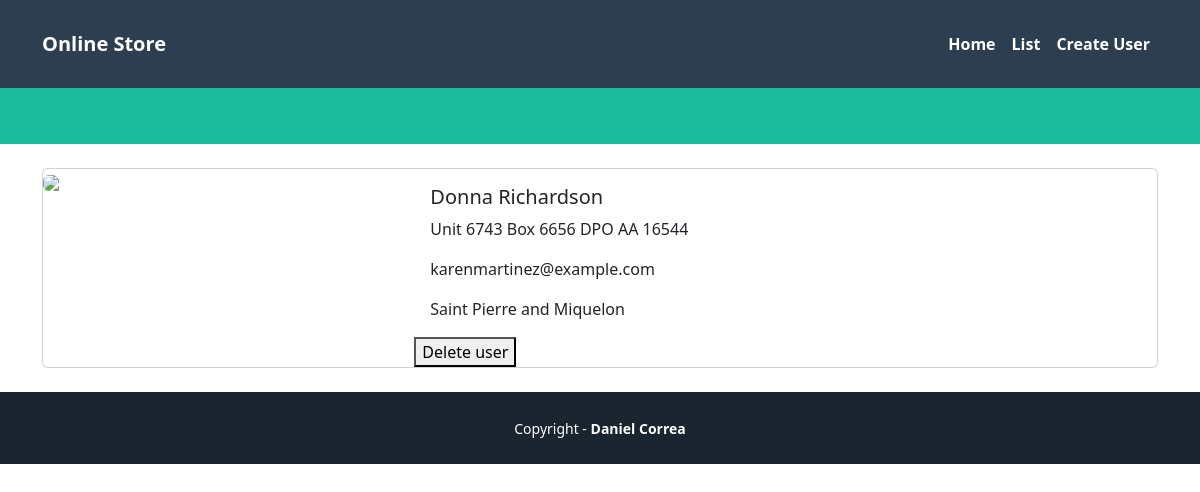
Page /users/1 on the committed database.
### pages/models.py (models this page shows)
class  User(models.Model):
    name = models.CharField(max_length=255)
    address = models.CharField(max_length=255)
    email_address = models.CharField(max_length=255)
    country = models.CharField(max_length=255)

### pages/views.py (the view)
# urls.py: path('users/<str:id>', UserShowView.as_view(), name='show'),
class UserShowView(View):
    template_name = 'users/show.html'
    def get(self, request, id):
        try:
            user_id = int(id)
            if user_id < 1:
                raise ValueError("User id must be 1 or greater")
            user = get_object_or_404(User, pk=user_id)
        except:
            return HttpResponseRedirect(reverse('home'))
        viewData = {}
        user = get_object_or_404(User, pk=user_id)
        viewData["title"] = user.name + " - Perfume Online Store"
        viewData["subtitle"] =  user.name + " - User information"
        viewData["user"] = user
        return render(request, self.template_name, viewData)

### pages/templates/users/show.html (shortened to what this page needs)
{% extends 'pages/base.html' %} {% block title %} {{title}} {% endblock %} {%
block header_title %} {{subtitle}} {% block content %}
<div class="card mb-3">
  <div class="row g-0">
    <div class="col-md-4">
      <img
        src="https://static.djangoproject.com/img/logos/django-logo-positive.svg"
        class="img-fluid rounded-start"
      />
    </div>
    <div class="col-md-8">
      <div class="card-body">
        <h5 class="card-title">{{user.name}}</h5>
        <p class="card-text">{{user.address}}</p>
        <p class="card-text">{{user.email_address}}</p>
        <p class="card-text">{{user.country}}</p>
      </div>
      <form action="{% url 'user_delete' id=user.id %}" method="POST">
        <button type="submit">Delete user</button>
      </form>
    </div>
  </div>
</div>
{% endblock %}

### rows in the picture
User: name "Donna Richardson", address "Unit 6743 Box 6656 DPO AA 16544", email_address "karenmartinez@example.com", country "Saint Pierre and Miquelon"
